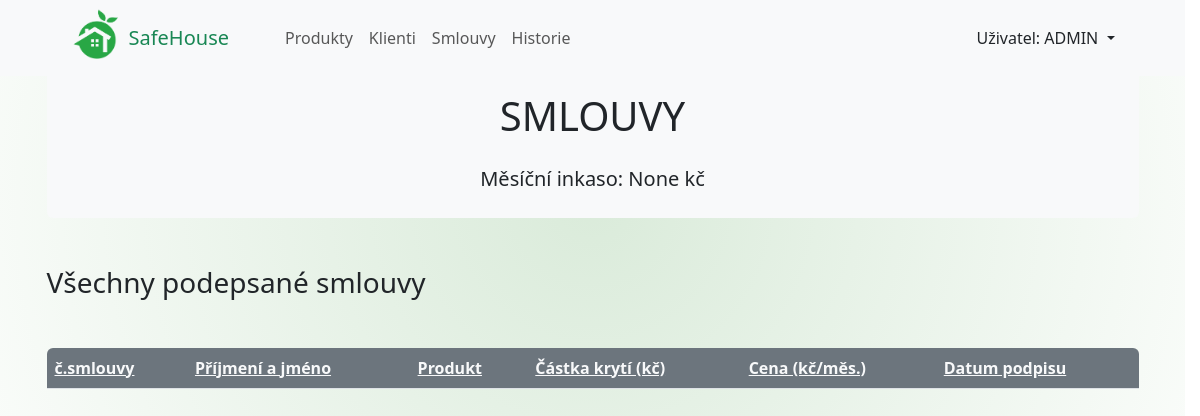
Before: /smlouvy with the older database file.
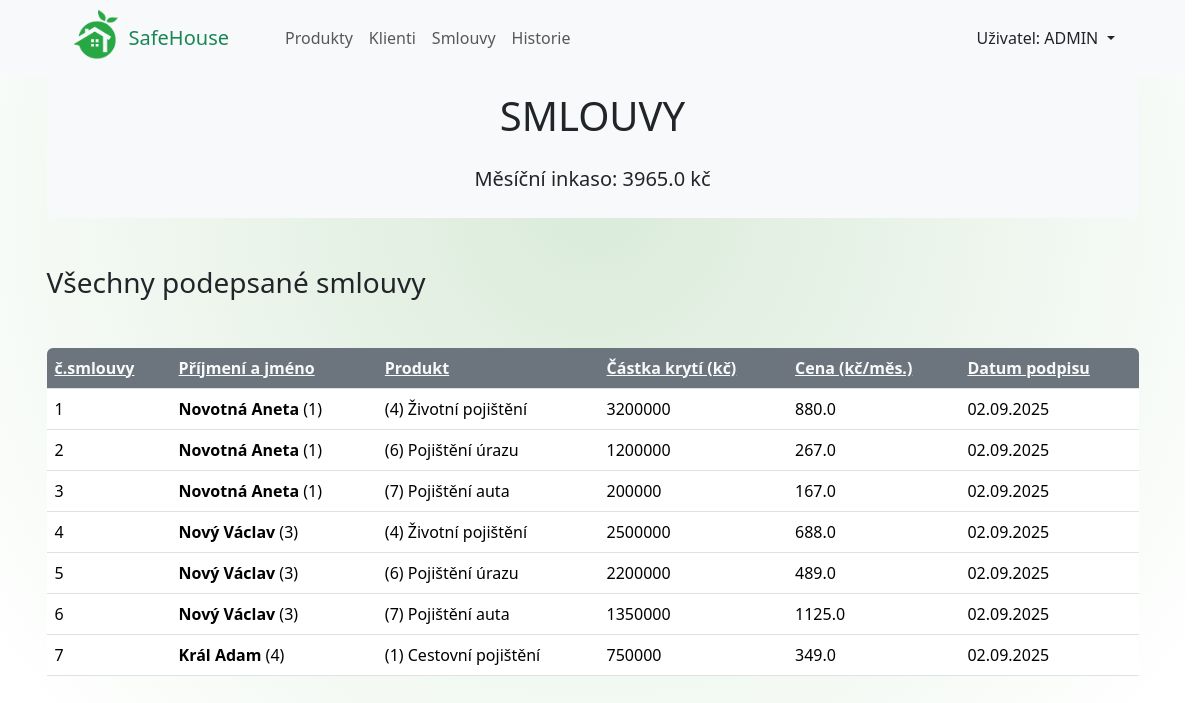
After: the same page with the newer database file.
### safehouse_app/models.py (models this page shows, shortened)
class Smlouvy(models.Model):
    klient = models.ForeignKey(Klienti, on_delete=models.CASCADE)
    produkt = models.ForeignKey(Produkty, on_delete=models.CASCADE)
    castka_kryti = models.IntegerField(verbose_name="Částka krytí")
    cena = models.FloatField(verbose_name="Cena")
    datum = models.DateField(auto_now=True)
    class Meta:
        verbose_name_plural = "Smlouvy"

class Klienti(models.Model):
    jmeno = models.CharField(max_length=40, verbose_name="Jméno")
    prijmeni = models.CharField(max_length=40, verbose_name="Příjmení")
    je_muz = models.BooleanField(default=True)
    narozeni = models.DateField(verbose_name="Datum narození")
    foto = models.CharField(
        max_length=60, verbose_name="Název obrázku")
    datum_registrace = models.DateField(auto_now=True)
    class Meta:
        verbose_name = "Klient"
        verbose_name_plural = "Klienti"

class Produkty(models.Model):
    nazev = models.CharField(max_length=80, verbose_name="Název produktu")
    predmet_kryti = models.CharField(
        max_length=200, verbose_name="Předmět krytí")
    zakladni_castka = models.IntegerField(
        verbose_name="Základní částka krytí")
    zakladni_cena = models.IntegerField(verbose_name="Základní cena")
    pomer = models.FloatField("Poměr mezi částkou krytí a cenou pojištění")
    class Meta:
        verbose_name = "Produkt"
        verbose_name_plural = "Produkty"

### safehouse_app/views.py (the view)
# urls.py: path('smlouvy',
def smlouvy(request):
    sort_param = request.GET.get("sort", "id")
    smlouvy = Smlouvy.objects.all().order_by(sort_param)
    inkaso_celkem = smlouvy.aggregate(Sum('cena'))
    return render(request, 'safehouse_app/smlouvy.html', {'smlouvy': smlouvy,
                                                          'inkaso_celkem': inkaso_celkem,
                                                          'sort_param': sort_param})

### safehouse_app/templates/safehouse_app/smlouvy.html (shortened to what this page needs)
{% extends "base.html" %}
{% load static %}
{% block styles %}
    <link rel="stylesheet" href="{% static 'safehouse_app/smlouvy.css' %}">
{% endblock styles %}
{% block content %}
<div class="container-md">
    <div class="bg-light rounded-bottom mb-5">
        <h1 class="text-center pt-3">SMLOUVY</h1>
        <div class="d-flex justify-content-center my-4 pb-2">
        <p class="lead">Měsíční inkaso: <b>{{ inkaso_celkem.cena__sum }} kč</b></p>
        </div>
    </div>
    <h3 class="mb-5">Všechny podepsané smlouvy</h3>
    <table class="table table-hover" id="vsechny_smlouvy">
        <thead>
        <tr>
                <th scope="col" class="bg-secondary">
                    <a class="link-light" href="?sort={% if sort_param == 'id' %}-id
                                   {% else %}id{% endif %}">č.smlouvy</a>
                </th>
                <th scope="col" class="bg-secondary">
                    <a class="link-light" href="?sort={% if sort_param == 'klient__prijmeni' %}-klient__prijmeni
                                   {% else %}klient__prijmeni{% endif %}">Příjmení a jméno</a>
                </th>
                <th scope="col" class="bg-secondary">
                    <a class="link-light" href="?sort={% if sort_param == 'produkt_id__id' %}-produkt_id__id
                                   {% else %}produkt_id__id{% endif %}">Produkt</a>
                </th>
                <th scope="col" class="bg-secondary">
                    <a class="link-light" href="?sort={% if sort_param == 'castka_kryti' %}-castka_kryti
                                   {% else %}castka_kryti{% endif %}">Částka krytí (kč)</a>
                </th>
                <th scope="col" class="bg-secondary">
                    <a class="link-light" href="?sort={% if sort_param == 'cena' %}-cena
                                   {% else %}cena{% endif %}">Cena (kč/měs.)</a>
                </th>
                <th scope="col" class="bg-secondary">
                    <a class="link-light" href="?sort={% if sort_param == 'datum' %}-datum
                                   {% else %}datum{% endif %}">Datum podpisu</a>
                </th>
        </tr>
        </thead>
        <tbody>
        {% for smlouva in smlouvy %}
        <tr style="vertical-align: middle;">
            <td scope="row">{{ smlouva.id }}</td>
            <td><b>{{ smlouva.klient.prijmeni }}
                {{ smlouva.klient.jmeno }}</b> ({{ smlouva.klient.id }})</td>
            <td>({{ smlouva.produkt.id }}) {{ smlouva.produkt.nazev }}</td>
            <td>{{ smlouva.castka_kryti }}</td>
            <td>{{ smlouva.cena }}</td>
            <td>{{ smlouva.datum|date:"d.m.Y" }}</td>
        </tr>
        {% endfor %}
        </tbody>
    </table>
</div>
{% endblock content %}

Changed rows visible on the page:
added Smlouvy: id "1", klient.prijmeni "Novotná", klient.jmeno "Aneta", klient.id "1", produkt.id "4", produkt.nazev "Životní pojištění", castka_kryti "3200000", cena "880.0", datum "02.09.2025"
added Smlouvy: id "2", klient.prijmeni "Novotná", klient.jmeno "Aneta", klient.id "1", produkt.id "6", produkt.nazev "Pojištění úrazu", castka_kryti "1200000", cena "267.0", datum "02.09.2025"
added Smlouvy: id "3", klient.prijmeni "Novotná", klient.jmeno "Aneta", klient.id "1", produkt.id "7", produkt.nazev "Pojištění auta", castka_kryti "200000", cena "167.0", datum "02.09.2025"
added Smlouvy: id "4", klient.prijmeni "Nový", klient.jmeno "Václav", klient.id "3", produkt.id "4", produkt.nazev "Životní pojištění", castka_kryti "2500000", cena "688.0", datum "02.09.2025"
added Smlouvy: id "5", klient.prijmeni "Nový", klient.jmeno "Václav", klient.id "3", produkt.id "6", produkt.nazev "Pojištění úrazu", castka_kryti "2200000", cena "489.0", datum "02.09.2025"
added Smlouvy: id "6", klient.prijmeni "Nový", klient.jmeno "Václav", klient.id "3", produkt.id "7", produkt.nazev "Pojištění auta", castka_kryti "1350000", cena "1125.0", datum "02.09.2025"
added Smlouvy: id "7", klient.prijmeni "Král", klient.jmeno "Adam", klient.id "4", produkt.id "1", produkt.nazev "Cestovní pojištění", castka_kryti "750000", cena "349.0", datum "02.09.2025"
Other visible differences:
{{ inkaso_celkem.cena__sum }}: "None" → "3965.0"
